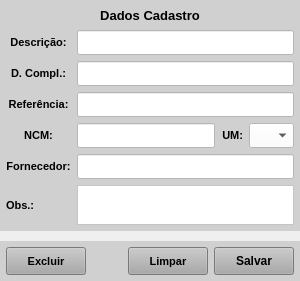
        <widget class="QWidget" name="widget_4" native="true">
         <property name="minimumSize">
          <size>
           <width>0</width>
           <height>0</height>
          </size>
         </property>
         <property name="maximumSize">
          <size>
           <width>300</width>
           <height>16777215</height>
          </size>
         </property>
         <property name="styleSheet">
          <string notr="true"/>
         </property>
         <layout class="QVBoxLayout" name="verticalLayout_2">
          <property name="spacing">
           <number>5</number>
          </property>
          <property name="leftMargin">
           <number>0</number>
          </property>
          <property name="topMargin">
           <number>0</number>
          </property>
          <property name="rightMargin">
           <number>0</number>
          </property>
          <property name="bottomMargin">
           <number>0</number>
          </property>
          <item>
           <widget class="QWidget" name="widget_6" native="true">
            <property name="minimumSize">
             <size>
              <width>0</width>
              <height>0</height>
             </size>
            </property>
            <property name="maximumSize">
             <size>
              <width>16777215</width>
              <height>240</height>
             </size>
            </property>
            <property name="styleSheet">
             <string notr="true">background-color: rgb(208, 208, 208);</string>
            </property>
            <layout class="QVBoxLayout" name="verticalLayout_3">
             <property name="leftMargin">
              <number>6</number>
             </property>
             <property name="topMargin">
              <number>6</number>
             </property>
             <property name="rightMargin">
              <number>6</number>
             </property>
             <property name="bottomMargin">
              <number>6</number>
             </property>
             <item>
              <widget class="QLabel" name="label_2">
               <property name="minimumSize">
                <size>
                 <width>0</width>
                 <height>18</height>
                </size>
               </property>
               <property name="maximumSize">
                <size>
                 <width>16777215</width>
                 <height>18</height>
                </size>
               </property>
               <property name="font">
                <font>
                 <pointsize>10</pointsize>
                 <weight>75</weight>
                 <bold>true</bold>
                </font>
               </property>
               <property name="text">
                <string>Dados Cadastro</string>
               </property>
               <property name="alignment">
                <set>Qt::AlignCenter</set>
               </property>
              </widget>
             </item>
             <item>
              <widget class="QWidget" name="widget_38" native="true">
               <property name="minimumSize">
                <size>
                 <width>0</width>
                 <height>25</height>
                </size>
               </property>
               <property name="maximumSize">
                <size>
                 <width>16777215</width>
                 <height>25</height>
                </size>
               </property>
               <property name="styleSheet">
                <string notr="true"/>
               </property>
               <layout class="QHBoxLayout" name="horizontalLayout_5">
                <property name="spacing">
                 <number>6</number>
                </property>
                <property name="leftMargin">
                 <number>0</number>
                </property>
                <property name="topMargin">
                 <number>0</number>
                </property>
                <property name="rightMargin">
                 <number>0</number>
                </property>
                <property name="bottomMargin">
                 <number>0</number>
                </property>
                <item>
                 <widget class="QLabel" name="label_50">
                  <property name="minimumSize">
                   <size>
                    <width>0</width>
                    <height>0</height>
                   </size>
                  </property>
                  <property name="maximumSize">
                   <size>
                    <width>65</width>
                    <height>16777215</height>
                   </size>
                  </property>
                  <property name="font">
                   <font>
                    <pointsize>8</pointsize>
                    <weight>75</weight>
                    <bold>true</bold>
                   </font>
                  </property>
                  <property name="text">
                   <string>Descrição:</string>
                  </property>
                  <property name="alignment">
                   <set>Qt::AlignCenter</set>
                  </property>
                 </widget>
                </item>
                <item>
                 <widget class="QLineEdit" name="line_Descricao">
                  <property name="sizePolicy">
                   <sizepolicy hsizetype="Preferred" vsizetype="Preferred">
                    <horstretch>0</horstretch>
                    <verstretch>0</verstretch>
                   </sizepolicy>
                  </property>
                  <property name="minimumSize">
                   <size>
                    <width>0</width>
                    <height>0</height>
                   </size>
                  </property>
                  <property name="maximumSize">
                   <size>
                    <width>16777215</width>
                    <height>16777215</height>
                   </size>
                  </property>
                  <property name="font">
                   <font>
                    <pointsize>8</pointsize>
                   </font>
                  </property>
                  <property name="styleSheet">
                   <string notr="true">background-color: rgb(255, 255, 255);</string>
                  </property>
                  <property name="text">
                   <string/>
                  </property>
                  <property name="maxLength">
                   <number>30</number>
                  </property>
                  <property name="alignment">
                   <set>Qt::AlignLeading|Qt::AlignLeft|Qt::AlignVCenter</set>
                  </property>
                 </widget>
                </item>
               </layout>
              </widget>
             </item>
             <item>
              <widget class="QWidget" name="widget_36" native="true">
               <property name="minimumSize">
                <size>
                 <width>0</width>
                 <height>25</height>
                </size>
               </property>
               <property name="maximumSize">
                <size>
                 <width>16777215</width>
                 <height>25</height>
                </size>
               </property>
               <property name="styleSheet">
                <string notr="true"/>
               </property>
               <layout class="QHBoxLayout" name="horizontalLayout_29">
                <property name="spacing">
                 <number>6</number>
                </property>
                <property name="leftMargin">
                 <number>0</number>
                </property>
                <property name="topMargin">
                 <number>0</number>
                </property>
                <property name="rightMargin">
                 <number>0</number>
                </property>
                <property name="bottomMargin">
                 <number>0</number>
                </property>
                <item>
                 <widget class="QLabel" name="label_64">
                  <property name="minimumSize">
                   <size>
                    <width>0</width>
                    <height>0</height>
                   </size>
                  </property>
                  <property name="maximumSize">
                   <size>
                    <width>65</width>
                    <height>16777215</height>
                   </size>
                  </property>
                  <property name="font">
                   <font>
                    <pointsize>8</pointsize>
                    <weight>75</weight>
                    <bold>true</bold>
                   </font>
                  </property>
                  <property name="text">
                   <string>D. Compl.:</string>
                  </property>
                  <property name="alignment">
                   <set>Qt::AlignCenter</set>
                  </property>
                 </widget>
                </item>
                <item>
                 <widget class="QLineEdit" name="line_DescrCompl">
                  <property name="sizePolicy">
                   <sizepolicy hsizetype="Preferred" vsizetype="Preferred">
                    <horstretch>0</horstretch>
                    <verstretch>0</verstretch>
                   </sizepolicy>
                  </property>
                  <property name="minimumSize">
                   <size>
                    <width>0</width>
                    <height>0</height>
                   </size>
                  </property>
                  <property name="maximumSize">
                   <size>
                    <width>16777215</width>
                    <height>16777215</height>
                   </size>
                  </property>
                  <property name="font">
                   <font>
                    <pointsize>8</pointsize>
                   </font>
                  </property>
                  <property name="styleSheet">
                   <string notr="true">background-color: rgb(255, 255, 255);</string>
                  </property>
                  <property name="text">
                   <string/>
                  </property>
                  <property name="maxLength">
                   <number>30</number>
                  </property>
                  <property name="alignment">
                   <set>Qt::AlignLeading|Qt::AlignLeft|Qt::AlignVCenter</set>
                  </property>
                 </widget>
                </item>
               </layout>
              </widget>
             </item>
             <item>
              <widget class="QWidget" name="widget_34" native="true">
               <property name="minimumSize">
                <size>
                 <width>0</width>
                 <height>25</height>
                </size>
               </property>
               <property name="maximumSize">
                <size>
                 <width>16777215</width>
                 <height>25</height>
                </size>
               </property>
               <property name="styleSheet">
                <string notr="true"/>
               </property>
               <layout class="QHBoxLayout" name="horizontalLayout_27">
                <property name="spacing">
                 <number>6</number>
                </property>
                <property name="leftMargin">
                 <number>0</number>
                </property>
                <property name="topMargin">
                 <number>0</number>
                </property>
                <property name="rightMargin">
                 <number>0</number>
                </property>
                <property name="bottomMargin">
                 <number>0</number>
                </property>
                <item>
                 <widget class="QLabel" name="label_59">
                  <property name="minimumSize">
                   <size>
                    <width>0</width>
                    <height>0</height>
                   </size>
                  </property>
                  <property name="maximumSize">
                   <size>
                    <width>65</width>
                    <height>16777215</height>
                   </size>
                  </property>
                  <property name="font">
                   <font>
                    <pointsize>8</pointsize>
                    <weight>75</weight>
                    <bold>true</bold>
                   </font>
                  </property>
                  <property name="text">
                   <string>Referência:</string>
                  </property>
                  <property name="alignment">
                   <set>Qt::AlignCenter</set>
                  </property>
                 </widget>
                </item>
                <item>
                 <widget class="QLineEdit" name="line_Referencia">
                  <property name="sizePolicy">
                   <sizepolicy hsizetype="Preferred" vsizetype="Preferred">
                    <horstretch>0</horstretch>
                    <verstretch>0</verstretch>
                   </sizepolicy>
                  </property>
                  <property name="minimumSize">
                   <size>
                    <width>0</width>
                    <height>0</height>
                   </size>
                  </property>
                  <property name="maximumSize">
                   <size>
                    <width>16777215</width>
                    <height>16777215</height>
                   </size>
                  </property>
                  <property name="font">
                   <font>
                    <pointsize>8</pointsize>
                   </font>
                  </property>
                  <property name="cursor">
                   <cursorShape>IBeamCursor</cursorShape>
                  </property>
                  <property name="styleSheet">
                   <string notr="true">background-color: rgb(255, 255, 255);</string>
                  </property>
                  <property name="inputMask">
                   <string/>
                  </property>
                  <property name="text">
                   <string/>
                  </property>
                  <property name="maxLength">
                   <number>20</number>
                  </property>
                  <property name="frame">
                   <bool>true</bool>
                  </property>
                  <property name="echoMode">
                   <enum>QLineEdit::Normal</enum>
                  </property>
                  <property name="alignment">
                   <set>Qt::AlignLeading|Qt::AlignLeft|Qt::AlignVCenter</set>
                  </property>
                 </widget>
                </item>
               </layout>
              </widget>
             </item>
             <item>
              <widget class="QWidget" name="widget_35" native="true">
               <property name="minimumSize">
                <size>
                 <width>0</width>
                 <height>25</height>
                </size>
               </property>
               <property name="maximumSize">
                <size>
                 <width>16777215</width>
                 <height>25</height>
                </size>
               </property>
               <property name="styleSheet">
                <string notr="true"/>
               </property>
               <layout class="QHBoxLayout" name="horizontalLayout_28">
                <property name="spacing">
                 <number>6</number>
                </property>
                <property name="leftMargin">
                 <number>0</number>
                </property>
                <property name="topMargin">
                 <number>0</number>
                </property>
                <property name="rightMargin">
                 <number>0</number>
                </property>
                <property name="bottomMargin">
                 <number>0</number>
                </property>
                <item>
                 <widget class="QLabel" name="label_63">
                  <property name="minimumSize">
                   <size>
                    <width>65</width>
                    <height>0</height>
                   </size>
                  </property>
                  <property name="maximumSize">
                   <size>
                    <width>65</width>
                    <height>16777215</height>
                   </size>
                  </property>
                  <property name="font">
                   <font>
                    <pointsize>8</pointsize>
                    <weight>75</weight>
                    <bold>true</bold>
                   </font>
                  </property>
                  <property name="text">
                   <string>NCM:</string>
                  </property>
                  <property name="alignment">
                   <set>Qt::AlignCenter</set>
                  </property>
                 </widget>
                </item>
                <item>
                 <widget class="QLineEdit" name="line_NCM">
                  <property name="sizePolicy">
                   <sizepolicy hsizetype="Preferred" vsizetype="Preferred">
                    <horstretch>0</horstretch>
                    <verstretch>0</verstretch>
                   </sizepolicy>
                  </property>
                  <property name="minimumSize">
                   <size>
                    <width>0</width>
                    <height>0</height>
                   </size>
                  </property>
                  <property name="maximumSize">
                   <size>
                    <width>16777215</width>
                    <height>16777215</height>
                   </size>
                  </property>
                  <property name="font">
                   <font>
                    <pointsize>8</pointsize>
                   </font>
                  </property>
                  <property name="styleSheet">
                   <string notr="true">background-color: rgb(255, 255, 255);</string>
                  </property>
                  <property name="maxLength">
                   <number>10</number>
                  </property>
                  <property name="alignment">
                   <set>Qt::AlignCenter</set>
                  </property>
                 </widget>
                </item>
                <item>
                 <widget class="QLabel" name="label_26">
                  <property name="maximumSize">
                   <size>
                    <width>22</width>
                    <height>16777215</height>
                   </size>
                  </property>
                  <property name="font">
                   <font>
                    <pointsize>8</pointsize>
                    <weight>75</weight>
                    <bold>true</bold>
                   </font>
                  </property>
                  <property name="text">
                   <string>UM:</string>
                  </property>
                  <property name="alignment">
                   <set>Qt::AlignRight|Qt::AlignTrailing|Qt::AlignVCenter</set>
                  </property>
                 </widget>
                </item>
                <item>
                 <widget class="QComboBox" name="combo_UM">
                  <property name="sizePolicy">
                   <sizepolicy hsizetype="Preferred" vsizetype="Preferred">
                    <horstretch>0</horstretch>
                    <verstretch>0</verstretch>
                   </sizepolicy>
                  </property>
                  <property name="minimumSize">
                   <size>
                    <width>0</width>
                    <height>0</height>
                   </size>
                  </property>
                  <property name="maximumSize">
                   <size>
                    <width>45</width>
                    <height>16777215</height>
                   </size>
                  </property>
                  <property name="font">
                   <font>
                    <pointsize>8</pointsize>
                   </font>
                  </property>
                  <property name="styleSheet">
                   <string notr="true">background-color: rgb(255, 255, 255);
text-align: center;</string>
                  </property>
                  <item>
                   <property name="text">
                    <string/>
                   </property>
                  </item>
                  <item>
                   <property name="text">
                    <string>UN</string>
                   </property>
                  </item>
                  <item>
                   <property name="text">
                    <string>MT</string>
                   </property>
                  </item>
                  <item>
                   <property name="text">
                    <string>MM</string>
                   </property>
                  </item>
                  <item>
                   <property name="text">
                    <string>LT</string>
                   </property>
                  </item>
                  <item>
                   <property name="text">
                    <string>KG</string>
                   </property>
                  </item>
                  <item>
                   <property name="text">
                    <string>CT</string>
                   </property>
                  </item>
                  <item>
                   <property name="text">
                    <string>ML</string>
                   </property>
                  </item>
                  <item>
                   <property name="text">
                    <string>M²</string>
                   </property>
                  </item>
                  <item>
                   <property name="text">
                    <string>M³</string>
                   </property>
                  </item>
                 </widget>
                </item>
               </layout>
              </widget>
             </item>
             <item>
              <widget class="QWidget" name="widget_33" native="true">
               <property name="minimumSize">
                <size>
                 <width>0</width>
                 <height>25</height>
                </size>
               </property>
               <property name="maximumSize">
                <size>
                 <width>16777215</width>
                 <height>25</height>
                </size>
               </property>
               <property name="styleSheet">
                <string notr="true"/>
               </property>
               <layout class="QHBoxLayout" name="horizontalLayout_26">
                <property name="spacing">
                 <number>6</number>
                </property>
                <property name="leftMargin">
                 <number>0</number>
                </property>
                <property name="topMargin">
                 <number>0</number>
                </property>
                <property name="rightMargin">
                 <number>0</number>
                </property>
                <property name="bottomMargin">
                 <number>0</number>
                </property>
                <item>
                 <widget class="QLabel" name="label_71">
                  <property name="minimumSize">
                   <size>
                    <width>0</width>
                    <height>0</height>
                   </size>
                  </property>
                  <property name="maximumSize">
                   <size>
                    <width>65</width>
                    <height>16777215</height>
                   </size>
                  </property>
                  <property name="font">
                   <font>
                    <pointsize>8</pointsize>
                    <weight>75</weight>
                    <bold>true</bold>
                   </font>
                  </property>
                  <property name="text">
                   <string>Fornecedor:</string>
                  </property>
                  <property name="alignment">
                   <set>Qt::AlignCenter</set>
                  </property>
                 </widget>
                </item>
                <item>
                 <widget class="QLineEdit" name="line_Fornecedor">
                  <property name="sizePolicy">
                   <sizepolicy hsizetype="Preferred" vsizetype="Preferred">
                    <horstretch>0</horstretch>
                    <verstretch>0</verstretch>
                   </sizepolicy>
                  </property>
                  <property name="minimumSize">
                   <size>
                    <width>0</width>
                    <height>0</height>
                   </size>
                  </property>
                  <property name="maximumSize">
                   <size>
                    <width>16777215</width>
                    <height>16777215</height>
                   </size>
                  </property>
                  <property name="font">
                   <font>
                    <pointsize>8</pointsize>
                   </font>
                  </property>
                  <property name="styleSheet">
                   <string notr="true">background-color: rgb(255, 255, 255);</string>
                  </property>
                  <property name="alignment">
                   <set>Qt::AlignLeading|Qt::AlignLeft|Qt::AlignVCenter</set>
                  </property>
                 </widget>
                </item>
               </layout>
              </widget>
             </item>
             <item>
              <widget class="QWidget" name="widget_13" native="true">
               <property name="minimumSize">
                <size>
                 <width>0</width>
                 <height>40</height>
                </size>
               </property>
               <property name="maximumSize">
                <size>
                 <width>16777215</width>
                 <height>40</height>
                </size>
               </property>
               <layout class="QHBoxLayout" name="horizontalLayout_6">
                <property name="leftMargin">
                 <number>0</number>
                </property>
                <property name="topMargin">
                 <number>0</number>
                </property>
                <property name="rightMargin">
                 <number>0</number>
                </property>
                <property name="bottomMargin">
                 <number>0</number>
                </property>
                <item>
                 <widget class="QLabel" name="label_28">
                  <property name="minimumSize">
                   <size>
                    <width>65</width>
                    <height>0</height>
                   </size>
                  </property>
                  <property name="maximumSize">
                   <size>
                    <width>65</width>
                    <height>16777215</height>
                   </size>
                  </property>
                  <property name="font">
                   <font>
                    <pointsize>8</pointsize>
                    <weight>75</weight>
                    <bold>true</bold>
                   </font>
                  </property>
                  <property name="text">
                   <string>Obs.:</string>
                  </property>
                  <property name="alignment">
                   <set>Qt::AlignLeading|Qt::AlignLeft|Qt::AlignVCenter</set>
                  </property>
                 </widget>
                </item>
                <item>
                 <widget class="QPlainTextEdit" name="plain_Obs">
                  <property name="sizePolicy">
                   <sizepolicy hsizetype="Preferred" vsizetype="Preferred">
                    <horstretch>0</horstretch>
                    <verstretch>0</verstretch>
                   </sizepolicy>
                  </property>
                  <property name="minimumSize">
                   <size>
                    <width>0</width>
                    <height>0</height>
                   </size>
                  </property>
                  <property name="maximumSize">
                   <size>
                    <width>16777215</width>
                    <height>16777215</height>
                   </size>
                  </property>
                  <property name="styleSheet">
                   <string notr="true">background-color: rgb(255, 255, 255);</string>
                  </property>
                 </widget>
                </item>
               </layout>
              </widget>
             </item>
            </layout>
           </widget>
          </item>
          <item>
           <widget class="QWidget" name="widget_7" native="true"/>
          </item>
          <item>
           <widget class="QWidget" name="widget_3" native="true">
            <property name="minimumSize">
             <size>
              <width>0</width>
              <height>40</height>
             </size>
            </property>
            <property name="maximumSize">
             <size>
              <width>16777215</width>
              <height>40</height>
             </size>
            </property>
            <property name="styleSheet">
             <string notr="true">background-color: rgb(208, 208, 208);</string>
            </property>
            <layout class="QHBoxLayout" name="horizontalLayout_2">
             <property name="spacing">
              <number>6</number>
             </property>
             <property name="leftMargin">
              <number>6</number>
             </property>
             <property name="topMargin">
              <number>6</number>
             </property>
             <property name="rightMargin">
              <number>6</number>
             </property>
             <property name="bottomMargin">
              <number>6</number>
             </property>
             <item>
              <widget class="QPushButton" name="btn_Excluir">
               <property name="sizePolicy">
                <sizepolicy hsizetype="Fixed" vsizetype="Preferred">
                 <horstretch>0</horstretch>
                 <verstretch>0</verstretch>
                </sizepolicy>
               </property>
               <property name="maximumSize">
                <size>
                 <width>80</width>
                 <height>16777215</height>
                </size>
               </property>
               <property name="font">
                <font>
                 <pointsize>8</pointsize>
                 <weight>75</weight>
                 <bold>true</bold>
                </font>
               </property>
               <property name="cursor">
                <cursorShape>PointingHandCursor</cursorShape>
               </property>
               <property name="layoutDirection">
                <enum>Qt::LeftToRight</enum>
               </property>
               <property name="autoFillBackground">
                <bool>false</bool>
               </property>
               <property name="styleSheet">
                <string notr="true">background-color: rgb(170, 170, 170);</string>
               </property>
               <property name="text">
                <string>Excluir</string>
               </property>
               <property name="checkable">
                <bool>false</bool>
               </property>
               <property name="autoDefault">
                <bool>false</bool>
               </property>
               <property name="default">
                <bool>false</bool>
               </property>
               <property name="flat">
                <bool>false</bool>
               </property>
              </widget>
             </item>
             <item>
              <widget class="QLabel" name="label">
               <property name="text">
                <string/>
               </property>
              </widget>
             </item>
             <item>
              <widget class="QPushButton" name="btn_Limpar">
               <property name="sizePolicy">
                <sizepolicy hsizetype="Fixed" vsizetype="Preferred">
                 <horstretch>0</horstretch>
                 <verstretch>0</verstretch>
                </sizepolicy>
               </property>
               <property name="maximumSize">
                <size>
                 <width>80</width>
                 <height>16777215</height>
                </size>
               </property>
               <property name="font">
                <font>
                 <pointsize>8</pointsize>
                 <weight>75</weight>
                 <bold>true</bold>
                </font>
               </property>
               <property name="cursor">
                <cursorShape>PointingHandCursor</cursorShape>
               </property>
               <property name="layoutDirection">
                <enum>Qt::LeftToRight</enum>
               </property>
               <property name="autoFillBackground">
                <bool>false</bool>
               </property>
               <property name="styleSheet">
                <string notr="true">background-color: rgb(170, 170, 170);</string>
               </property>
               <property name="text">
                <string>Limpar</string>
               </property>
               <property name="checkable">
                <bool>false</bool>
               </property>
               <property name="autoDefault">
                <bool>false</bool>
               </property>
               <property name="default">
                <bool>false</bool>
               </property>
               <property name="flat">
                <bool>false</bool>
               </property>
              </widget>
             </item>
             <item>
              <widget class="QPushButton" name="btn_Salvar">
               <property name="sizePolicy">
                <sizepolicy hsizetype="Fixed" vsizetype="Preferred">
                 <horstretch>0</horstretch>
                 <verstretch>0</verstretch>
                </sizepolicy>
               </property>
               <property name="maximumSize">
                <size>
                 <width>80</width>
                 <height>16777215</height>
                </size>
               </property>
               <property name="font">
                <font>
                 <pointsize>9</pointsize>
                 <weight>75</weight>
                 <bold>true</bold>
                </font>
               </property>
               <property name="cursor">
                <cursorShape>PointingHandCursor</cursorShape>
               </property>
               <property name="styleSheet">
                <string notr="true">background-color: rgb(170, 170, 170);</string>
               </property>
               <property name="text">
                <string>Salvar</string>
               </property>
              </widget>
             </item>
            </layout>
           </widget>
          </item>
         </layout>
        </widget>
